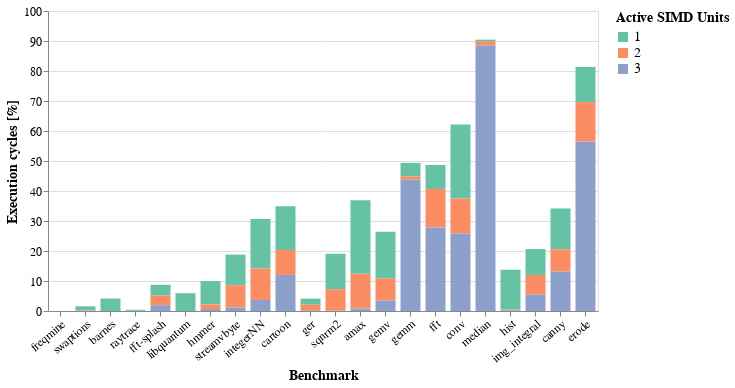

Here is the notebook cell this chart was saved with:
### Code cell
df = pd.melt(df_simd_usage, id_vars='Benchmark', var_name='Active Units', value_name='Cycles Percentage')
fig_simd_usage = alt.Chart(df).mark_bar(size=20).encode(
    x=alt.X(
        'Benchmark:N',
        axis=alt.Axis(labelAngle=-40),
        sort=bench_order
    ),
    y=alt.Y(
        'Cycles Percentage:Q',
        scale=alt.Scale(domain=(0, 100)),
        title='Execution cycles [%]'
    ),
    color=alt.Color(
        'Active Units:N',
        scale=alt.Scale(scheme='set2'),
        sort='ascending',
        title='Active SIMD Units'
    )
).properties(
    width=alt.Step(25)
).configure_axis(
    labelFontSize=12, titleFontSize=14
).configure_legend(
    titleFontSize=14, labelFontSize=14, orient='right'
)
fig_simd_usage

### Figure 1 — Vega-Lite specification as saved in the notebook (floating-point values rounded to 4 significant figures)
{"config": {"view": {"continuousWidth": 400, "continuousHeight": 300}, "axis": {"labelFontSize": 12, "titleFontSize": 14}, "legend": {"labelFontSize": 14, "orient": "right", "titleFontSize": 14}}, "data": {"name": "data-76fec1a731a5974dc2de8e93b5fc1dcb"}, "mark": {"type": "bar", "size": 20}, "encoding": {"color": {"type": "nominal", "field": "Active Units", "scale": {"scheme": "set2"}, "sort": "ascending", "title": "Active SIMD Units"}, "x": {"type": "nominal", "axis": {"labelAngle": -40}, "field": "Benchmark", "sort": ["freqmine", "swaptions", "swaptions-parvec", "streamcluster-parvec", "barnes", "raytrace", "fft-splash", "libquantum", "hmmer", "streamvbyte", "integerNN", "cartoon", "ger", "sqnrm2", "amax", "gemv", "gemm", "fft", "conv", "median", "hist", "img_integral", "canny", "erode"]}, "y": {"type": "quantitative", "field": "Cycles Percentage", "scale": {"domain": [0, 100]}, "title": "Execution cycles [%]"}}, "width": {"step": 25}, "$schema": "https://vega.github.io/schema/vega-lite/v4.0.0.json", "datasets": {"data-76fec1a731a5974dc2de8e93b5fc1dcb": [{"Benchmark": "amax", "Active Units": "1", "Cycles Percentage": 24.55}, {"Benchmark": "barnes", "Active Units": "1", "Cycles Percentage": 4.153}, {"Benchmark": "canny", "Active Units": "1", "Cycles Percentage": 13.6}, {"Benchmark": "cartoon", "Active Units": "1", "Cycles Percentage": 14.59}, {"Benchmark": "conv", "Active Units": "1", "Cycles Percentage": 24.68}, {"Benchmark": "erode", "Active Units": "1", "Cycles Percentage": 11.72}, {"Benchmark": "fft", "Active Units": "1", "Cycles Percentage": 7.993}, {"Benchmark": "fft-splash", "Active Units": "1", "Cycles Percentage": 3.6}, {"Benchmark": "freqmine", "Active Units": "1", "Cycles Percentage": 3.105e-05}, {"Benchmark": "gemm", "Active Units": "1", "Cycles Percentage": 4.553}, {"Benchmark": "gemv", "Active Units": "1", "Cycles Percentage": 15.48}, {"Benchmark": "ger", "Active Units": "1", "Cycles Percentage": 2.011}, {"Benchmark": "hist", "Active Units": "1", "Cycles Percentage": 13.3}, {"Benchmark": "hmmer", "Active Units": "1", "Cycles Percentage": 7.771}, {"Benchmark": "img_integral", "Active Units": "1", "Cycles Percentage": 8.641}, {"Benchmark": "integerNN", "Active Units": "1", "Cycles Percentage": 16.5}, {"Benchmark": "libquantum", "Active Units": "1", "Cycles Percentage": 5.928}, {"Benchmark": "median", "Active Units": "1", "Cycles Percentage": 0.6051}, {"Benchmark": "raytrace", "Active Units": "1", "Cycles Percentage": 0.3545}, {"Benchmark": "sqnrm2", "Active Units": "1", "Cycles Percentage": 11.81}, {"Benchmark": "streamvbyte", "Active Units": "1", "Cycles Percentage": 10.21}, {"Benchmark": "swaptions", "Active Units": "1", "Cycles Percentage": 1.347}, {"Benchmark": "amax", "Active Units": "2", "Cycles Percentage": 11.56}, {"Benchmark": "barnes", "Active Units": "2", "Cycles Percentage": 0.007095}, {"Benchmark": "canny", "Active Units": "2", "Cycles Percentage": 7.445}, {"Benchmark": "cartoon", "Active Units": "2", "Cycles Percentage": 8.301}, {"Benchmark": "conv", "Active Units": "2", "Cycles Percentage": 11.67}, {"Benchmark": "erode", "Active Units": "2", "Cycles Percentage": 13.2}, {"Benchmark": "fft", "Active Units": "2", "Cycles Percentage": 12.82}, {"Benchmark": "fft-splash", "Active Units": "2", "Cycles Percentage": 3.224}, {"Benchmark": "freqmine", "Active Units": "2", "Cycles Percentage": 3.029e-06}, {"Benchmark": "gemm", "Active Units": "2", "Cycles Percentage": 1.062}, {"Benchmark": "gemv", "Active Units": "2", "Cycles Percentage": 7.425}, {"Benchmark": "ger", "Active Units": "2", "Cycles Percentage": 1.875}, {"Benchmark": "hist", "Active Units": "2", "Cycles Percentage": 0.2195}, {"Benchmark": "hmmer", "Active Units": "2", "Cycles Percentage": 1.555}, {"Benchmark": "img_integral", "Active Units": "2", "Cycles Percentage": 6.507}, {"Benchmark": "integerNN", "Active Units": "2", "Cycles Percentage": 10.47}, {"Benchmark": "libquantum", "Active Units": "2", "Cycles Percentage": 0.003331}, {"Benchmark": "median", "Active Units": "2", "Cycles Percentage": 1.34}, {"Benchmark": "raytrace", "Active Units": "2", "Cycles Percentage": 0.04837}, {"Benchmark": "sqnrm2", "Active Units": "2", "Cycles Percentage": 7.171}, {"Benchmark": "streamvbyte", "Active Units": "2", "Cycles Percentage": 7.433}, {"Benchmark": "swaptions", "Active Units": "2", "Cycles Percentage": 0.1479}, {"Benchmark": "amax", "Active Units": "3", "Cycles Percentage": 0.828}, {"Benchmark": "barnes", "Active Units": "3", "Cycles Percentage": 0.0005071}, {"Benchmark": "canny", "Active Units": "3", "Cycles Percentage": 13.13}, {"Benchmark": "cartoon", "Active Units": "3", "Cycles Percentage": 12.03}, {"Benchmark": "conv", "Active Units": "3", "Cycles Percentage": 25.83}, {"Benchmark": "erode", "Active Units": "3", "Cycles Percentage": 56.44}, {"Benchmark": "fft", "Active Units": "3", "Cycles Percentage": 27.87}, {"Benchmark": "fft-splash", "Active Units": "3", "Cycles Percentage": 1.914}, {"Benchmark": "freqmine", "Active Units": "3", "Cycles Percentage": 5.237e-06}, {"Benchmark": "gemm", "Active Units": "3", "Cycles Percentage": 43.76}, {"Benchmark": "gemv", "Active Units": "3", "Cycles Percentage": 3.479}, {"Benchmark": "ger", "Active Units": "3", "Cycles Percentage": 0.2191}, {"Benchmark": "hist", "Active Units": "3", "Cycles Percentage": 0.2501}, {"Benchmark": "hmmer", "Active Units": "3", "Cycles Percentage": 0.6559}, {"Benchmark": "img_integral", "Active Units": "3", "Cycles Percentage": 5.492}, {"Benchmark": "integerNN", "Active Units": "3", "Cycles Percentage": 3.68}, {"Benchmark": "libquantum", "Active Units": "3", "Cycles Percentage": 4.95e-05}, {"Benchmark": "median", "Active Units": "3", "Cycles Percentage": 88.5}, {"Benchmark": "raytrace", "Active Units": "3", "Cycles Percentage": 0.00569}, {"Benchmark": "sqnrm2", "Active Units": "3", "Cycles Percentage": 0.1009}, {"Benchmark": "streamvbyte", "Active Units": "3", "Cycles Percentage": 1.159}, {"Benchmark": "swaptions", "Active Units": "3", "Cycles Percentage": 0.07221}]}}
